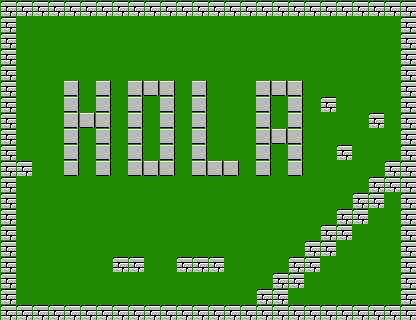

Rendered tile map (Tiled .tmx) drawn with the repository's tilesets; below, a short description and the map source with its tile grids summarised:
An orthogonal 26x20 tile map with 16x16 px tiles, 2 tile layers (background, wall), 2 tilesets and 13 objects (prueba, prueba2).

<map version="1.0" tiledversion="2018.01.23" orientation="orthogonal" renderorder="right-down" width="26" height="20" tilewidth="16" tileheight="16" infinite="0" nextobjectid="32">
 <tileset firstgid="1" name="NES - Bomberman - General Sprites" tilewidth="16" tileheight="16" tilecount="378" columns="14">
  <image source="NES - Bomberman - General Sprites.png" width="238" height="435" />
  <tile id="211" type="muro" />
 </tileset>
 <tileset firstgid="379" name="NES - Super Mario Bros - Tileset" tilewidth="16" tileheight="16" tilecount="924" columns="33">
  <image source="NES - Super Mario Bros - Tileset.png" width="528" height="448" />
  <tile id="1" type="block" />
  <tile id="4">
   <objectgroup draworder="index" />
  </tile>
 </tileset>
 <layer name="background" width="26" height="20">
  <data>[520 cells, 520 non-empty, 1 distinct tile ids]</data>
 </layer>
 <layer name="wall" width="26" height="20">
  <data>[520 cells, 163 non-empty, 2 distinct tile ids]</data>
 </layer>
 <objectgroup name="collision-layer">
  <object id="3" x="16.3333" y="305">
   <polyline points="0,0 384.417,0.5 383.758,-289.182 -0.242424,-289.091 0.030303,-0.0909091" />
  </object>
  <object id="4" x="256.333" y="304.333">
   <polyline points="0,0 -0.333333,-16 15.3333,-16 15.3333,-32.3333 32,-32.3333 31.3333,-48 47.6667,-48.3333 48,-64.6667 64.3333,-64 64,-80.3333 79.6667,-80 80.3333,-97 97.3333,-96.3333 96.6667,-113 112.667,-112 112.333,-128.333 128,-128.333 128.333,-143.333 144,-143 144,-111.667 128.667,-111.667 128,-97.3333 111.667,-96.3333 112,-81 96.3333,-80.3333 97.3333,-64.3333 80,-64.6667 79.6667,-48.3333 64.6667,-47.6667 64.6667,-32.3333 48.6667,-31.6667 48.6667,-17.6667 31.6667,-15.6667 32.3333,-2.33333 32.3333,0.333333 0.333333,0.333333" />
  </object>
  <object id="5" x="336.667" y="145">
   <polyline points="0,0 -0.333333,15.6667 15.6667,16 15.3333,-0.666667 0.666667,-0.333333" />
  </object>
  <object id="6" x="320.333" y="97">
   <polyline points="0,0 -0.333333,15 15.3333,15 15,-1.33333 0.333333,-1.66667" />
  </object>
  <object id="7" x="255.502" y="81.5107">
   <polyline points="0.498438,-1.32825 0.498438,94.3081 15.294,94.6402 15.2471,62.4293 32.369,62.5123 32.369,94.225 48.3166,94.3081 48.3166,-1.32825 0.498438,-1.32825" />
  </object>
  <object id="8" x="192" y="80">
   <polyline points="0,0 0.666667,95.0833 46.6667,95 46,81 15.3333,80.3333 15,-0.333333 0.5,0" />
  </object>
  <object id="9" x="128.833" y="82.2342">
   <polyline points="0,0 0,91.7737 44.25,92.0991 44.25,0 0,-0.650878" />
  </object>
  <object id="10" x="63.6565" y="80.5">
   <polyline points="0,0 0,94.8368 13.8945,94.5052 14.2177,47.5 32.4779,47.3316 32.3741,95.4184 47.1769,95.5 45.2381,0.663195 32.1973,0.994792 32.2704,31.9149 15.1871,31.8333 14.8639,0.331597 -0.323129,0" />
  </object>
  <object id="11" x="368.5" y="112.5">
   <polyline points="0,0 0,15.75 14.25,15.75 14.75,0.75 -0.5,0.5" />
  </object>
  <object id="12" x="17" y="160.333">
   <polyline points="0,0 15.3333,-0.333333 15.6667,15 0,15.3333" />
  </object>
  <object id="25" name="prueba" x="176.5" y="256" width="47.5" height="16" />
  <object id="28" name="prueba2" x="112.5" y="256.25" width="31.5" height="16.25" />
  <object id="29" x="56" y="204" width="50" height="50">
   <ellipse />
  </object>
 </objectgroup>
</map>
